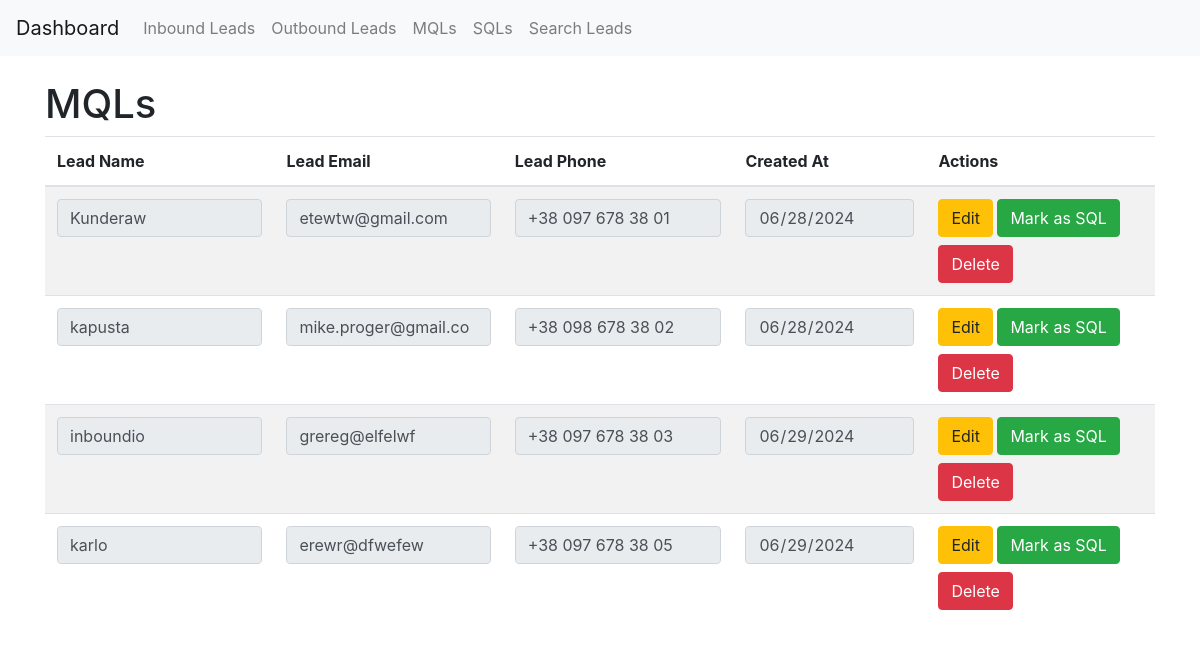
The app's page /mqls with its own data.
### app/models.py (models this page shows)
class MQL(db.Model):
    id = db.Column(db.Integer, primary_key=True)
    lead_id = db.Column(db.Integer, db.ForeignKey('inbound_lead.id'), nullable=True)
    outbound_lead_id = db.Column(db.Integer, db.ForeignKey('outbound_lead.id'), nullable=True)
    lead_type = db.Column(db.String(20), nullable=False)  # "inbound" or "outbound"
    created_at = db.Column(db.DateTime, default=datetime.utcnow)
    sqls = db.relationship('SQL', backref='mql', lazy=True)

class OutboundLead(db.Model):
    id = db.Column(db.Integer, primary_key=True)
    name = db.Column(db.String(64), nullable=False)
    email = db.Column(db.String(120), unique=True, nullable=False)
    phone = db.Column(db.String(20))
    created_at = db.Column(db.DateTime, default=datetime.utcnow)
    qualification = db.Column(db.String(20), default='')
    mqls = db.relationship('MQL', backref='outbound_lead', lazy=True)

class InboundLead(db.Model):
    id = db.Column(db.Integer, primary_key=True)
    name = db.Column(db.String(64), nullable=False)
    email = db.Column(db.String(120), unique=True, nullable=False)
    phone = db.Column(db.String(20))
    created_at = db.Column(db.DateTime, default=datetime.utcnow)
    qualification = db.Column(db.String(20), default='')
    mqls = db.relationship('MQL', backref='inbound_lead', lazy=True)

### app/routes.py (the view, shortened to what this page needs)
@app.route('/mqls', methods=['GET', 'POST'])
def mqls():
    mqls = MQL.query.all()
    return render_template('mqls.html', title='MQLs', mqls=mqls)

### app/templates/mqls.html (shortened to what this page needs)
{% extends "base.html" %}
{% block content %}
  <h1>MQLs</h1>
  <table class="table table-striped">
    <thead>
      <tr>
        <th>Lead Name</th>
        <th>Lead Email</th>
        <th>Lead Phone</th>
        <th>Created At</th>
        <th>Actions</th>
      </tr>
    </thead>
    <tbody>
      {% for mql in mqls %}
        <tr>
          <form method="post">
            {% if mql.lead_type == 'inbound' %}
              <td><input type="text" name="name_{{ mql.id }}" value="{{ mql.inbound_lead.name }}" class="form-control" readonly></td>
              <td><input type="email" name="email_{{ mql.id }}" value="{{ mql.inbound_lead.email }}" class="form-control" readonly></td>
              <td><input type="text" name="phone_{{ mql.id }}" value="{{ mql.inbound_lead.phone }}" class="form-control" readonly></td>
            {% else %}
              <td><input type="text" name="name_{{ mql.id }}" value="{{ mql.outbound_lead.name }}" class="form-control" readonly></td>
              <td><input type="email" name="email_{{ mql.id }}" value="{{ mql.outbound_lead.email }}" class="form-control" readonly></td>
              <td><input type="text" name="phone_{{ mql.id }}" value="{{ mql.outbound_lead.phone }}" class="form-control" readonly></td>
            {% endif %}
            <td><input type="date" name="created_at_{{ mql.id }}" value="{{ mql.created_at.strftime('%Y-%m-%d') }}" class="form-control" readonly></td>
            <td>
              <button type="button" class="btn btn-warning mb-2" onclick="enableEditing({{ mql.id }})">Edit</button>
              <button type="submit" name="action" value="sql_{{ mql.id }}" class="btn btn-success mb-2">Mark as SQL</button>
              <button type="submit" name="action" value="delete_{{ mql.id }}" class="btn btn-danger">Delete</button>
            </td>
          </form>
        </tr>
      {% endfor %}
    </tbody>
  </table>
{% endblock %}

### records on screen
MQL: outbound_lead.name "Kunderaw", outbound_lead.email "etewtw@gmail.com", outbound_lead.phone "+38 097 678 38 01", created_at "06/28/2024"
MQL: outbound_lead.name "kapusta", outbound_lead.email "mike.proger@gmail.co", outbound_lead.phone "+38 098 678 38 02", created_at "06/28/2024"
MQL: inbound_lead.name "inboundio", inbound_lead.email "grereg@elfelwf", inbound_lead.phone "+38 097 678 38 03", created_at "06/29/2024"
MQL: inbound_lead.name "karlo", inbound_lead.email "erewr@dfwefew", inbound_lead.phone "+38 097 678 38 05", created_at "06/29/2024"
